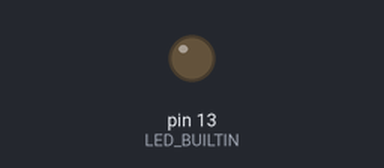
Recording of a sketch running on a simulated Arduino Uno, built with avr-gcc and run on an emulated ATmega328P. Shown: output pins drawn as LEDs (lit = HIGH).

Above: at 1.2 s.
At 22.6 s:
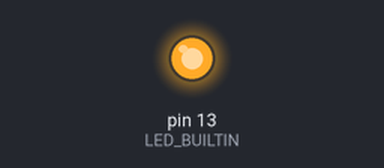
Timing chart, 0 to 23.7 s (numbered marks = the images above):
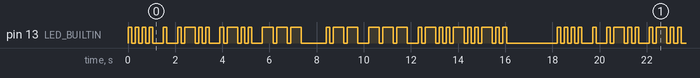

The sketch:

MyBlink.ino
```cpp
/*
  My Blink - Hello World

  Last Modified by:
  Anthony Rolfe
  4 January 2019

  This program changes the L LED on your board from the steady on-off to display "Hello World" in
  morse code. The light pulses will follow the guidelines from the International Morse Code as
  found on https://en.wikipedia.org/wiki/Morse_code. This code is based off the example code that
  comes with the boards.

  1. The length of one unit is 150ms.
  2. The length of a dot is one unit.
  3. A dash is three units.
  4. The space between parts of the same letter is one unit. (when the light is off)
  5. The space between letters is three units.
  6. The space between words is seven units.

  My repository for this code is found at https://github.com/H1tman1978/Arduino_fun
*/

// Some constants for configuration. Feel free to adjust as needed.
const int UNIT = 150;
const int END_OF_MESSAGE = 2000;

// the setup function runs once when you press reset or power the board
void setup() {
  // initialize digital pin LED_BUILTIN as an output.
  pinMode(LED_BUILTIN, OUTPUT);
}


// the dot function displays a dot on the L LED
void dot() {
  digitalWrite(LED_BUILTIN, HIGH);   // turn the LED on for a unit
  delay(UNIT);
  digitalWrite(LED_BUILTIN, LOW);    // turn the LED off for a unit
  delay(UNIT);
} // End of dot function


// the dash function displays a dash on the L LED
void dash() {
  digitalWrite(LED_BUILTIN, HIGH);   // turn the LED on for 3 units
  delay(UNIT * 3);
  digitalWrite(LED_BUILTIN, LOW);    // turn the LED off for a unit
  delay(UNIT);
} // End of dash function


// the delay_letter function adds the appropiate delay for after a letter
void delay_letter() {
  delay(UNIT * 2);
}

// the delay_word function adds the appropriate delay for after a word
void delay_word() {
  delay(UNIT * 6);
}


// the end_of_message function adds a delay of 3 seconds for the end of message indication
void end_of_message() {
  delay(END_OF_MESSAGE); //Value is in milliseconds or in this case, a two second pause.
}


// the loop function runs over and over again forever
void loop() {
  //display the "H" - Dot - Dot - Dot - Dot
  for (int i = 0; i < 4; i++) {
    dot();
  } // End of "H" Loop
  delay_letter();

  // display the "E" - Dot
  dot();
  delay_letter();

  // display the "L" Dot - Dash - Dot - Dot
  dot();
  dash();
  dot();
  dot();
  delay_letter();

  // display the "L" Dot - Dash - Dot - Dot
  dot();
  dash();
  dot();
  dot();
  delay_letter();

  // display the "O" Dash - Dash - Dash
  for (int i = 0; i < 3; i++) {
    dash();
  } // End of "O" Loop
  delay_word();

  // display the "W" Dot - Dash - Dash
  dot();
  dash();
  dash();
  delay_letter();

  // display the "O" Dash - Dash - Dash
  for (int i = 0; i < 3; i++) {
    dash();
  } // End of "O" Loop
  delay_letter();

  // display the "R" Dot - Dash - Dot
  dot();
  dash();
  dot();

  // display the "L" Dot - Dash - Dot - Dot
  dot();
  dash();
  dot();
  dot();

  // display the "D" Dash - Dot - Dot
  dash();
  dot();
  dot();

  end_of_message();
}// End Loop Function
```

Measured:
- by itself, pin 13 (LED_BUILTIN): moves between LOW and HIGH, repeating every 18.2 s
- by itself, everything shown: repeats every 18.2 s, in 64 steps
